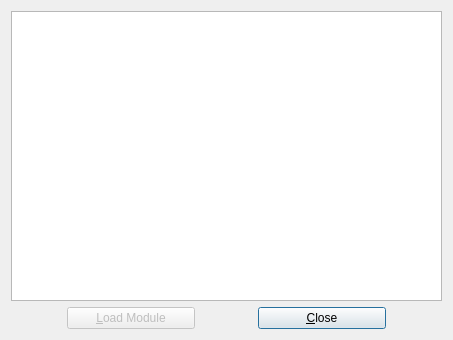
<?xml version="1.0" encoding="UTF-8"?>
<ui version="4.0">
 <class>ModulesLoadDialog</class>
 <widget class="QDialog" name="ModulesLoadDialog">
  <property name="geometry">
   <rect>
    <x>0</x>
    <y>0</y>
    <width>453</width>
    <height>340</height>
   </rect>
  </property>
  <property name="windowTitle">
   <string>Available Modules</string>
  </property>
  <layout class="QVBoxLayout" name="verticalLayout">
   <item>
    <widget class="QTreeWidget" name="tree_available">
     <attribute name="headerVisible">
      <bool>false</bool>
     </attribute>
     <column>
      <property name="text">
       <string notr="true">1</string>
      </property>
     </column>
    </widget>
   </item>
   <item>
    <layout class="QHBoxLayout" name="horizontalLayout">
     <item>
      <spacer name="horizontalSpacer_1">
       <property name="orientation">
        <enum>Qt::Horizontal</enum>
       </property>
       <property name="sizeHint" stdset="0">
        <size>
         <width>40</width>
         <height>20</height>
        </size>
       </property>
      </spacer>
     </item>
     <item>
      <widget class="QPushButton" name="button_load">
       <property name="enabled">
        <bool>false</bool>
       </property>
       <property name="minimumSize">
        <size>
         <width>128</width>
         <height>0</height>
        </size>
       </property>
       <property name="text">
        <string>&amp;Load Module</string>
       </property>
       <property name="autoDefault">
        <bool>false</bool>
       </property>
      </widget>
     </item>
     <item>
      <spacer name="horizontalSpacer_2">
       <property name="orientation">
        <enum>Qt::Horizontal</enum>
       </property>
       <property name="sizeHint" stdset="0">
        <size>
         <width>40</width>
         <height>20</height>
        </size>
       </property>
      </spacer>
     </item>
     <item>
      <widget class="QPushButton" name="button_close">
       <property name="minimumSize">
        <size>
         <width>128</width>
         <height>0</height>
        </size>
       </property>
       <property name="text">
        <string>&amp;Close</string>
       </property>
       <property name="default">
        <bool>true</bool>
       </property>
      </widget>
     </item>
     <item>
      <spacer name="horizontalSpacer">
       <property name="orientation">
        <enum>Qt::Horizontal</enum>
       </property>
       <property name="sizeHint" stdset="0">
        <size>
         <width>40</width>
         <height>20</height>
        </size>
       </property>
      </spacer>
     </item>
    </layout>
   </item>
  </layout>
 </widget>
 <resources/>
 <connections/>
</ui>
